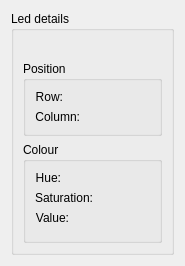
<?xml version="1.0" encoding="UTF-8"?>
<ui version="4.0">
 <class>LedDetailsWidget</class>
 <widget class="QWidget" name="LedDetailsWidget">
  <property name="geometry">
   <rect>
    <x>0</x>
    <y>0</y>
    <width>185</width>
    <height>266</height>
   </rect>
  </property>
  <property name="sizePolicy">
   <sizepolicy hsizetype="Preferred" vsizetype="Fixed">
    <horstretch>0</horstretch>
    <verstretch>0</verstretch>
   </sizepolicy>
  </property>
  <property name="minimumSize">
   <size>
    <width>185</width>
    <height>266</height>
   </size>
  </property>
  <property name="maximumSize">
   <size>
    <width>185</width>
    <height>266</height>
   </size>
  </property>
  <property name="windowTitle">
   <string>Form</string>
  </property>
  <layout class="QHBoxLayout" name="horizontalLayout">
   <item>
    <widget class="QGroupBox" name="groupBox">
     <property name="title">
      <string>Led details</string>
     </property>
     <layout class="QVBoxLayout" name="verticalLayout">
      <item>
       <widget class="QLabel" name="ledNumber">
        <property name="text">
         <string/>
        </property>
       </widget>
      </item>
      <item>
       <widget class="QGroupBox" name="positionGroupBox">
        <property name="minimumSize">
         <size>
          <width>0</width>
          <height>0</height>
         </size>
        </property>
        <property name="maximumSize">
         <size>
          <width>16777215</width>
          <height>16777215</height>
         </size>
        </property>
        <property name="title">
         <string>Position</string>
        </property>
        <layout class="QFormLayout" name="formLayout_2">
         <property name="fieldGrowthPolicy">
          <enum>QFormLayout::FieldsStayAtSizeHint</enum>
         </property>
         <item row="0" column="0">
          <widget class="QLabel" name="label_7">
           <property name="text">
            <string>Row:</string>
           </property>
           <property name="alignment">
            <set>Qt::AlignRight|Qt::AlignTrailing|Qt::AlignVCenter</set>
           </property>
          </widget>
         </item>
         <item row="0" column="1">
          <widget class="QLabel" name="ledRow">
           <property name="text">
            <string/>
           </property>
          </widget>
         </item>
         <item row="1" column="1">
          <widget class="QLabel" name="ledColumn">
           <property name="text">
            <string/>
           </property>
          </widget>
         </item>
         <item row="1" column="0">
          <widget class="QLabel" name="label_8">
           <property name="text">
            <string>Column:</string>
           </property>
           <property name="alignment">
            <set>Qt::AlignRight|Qt::AlignTrailing|Qt::AlignVCenter</set>
           </property>
          </widget>
         </item>
        </layout>
       </widget>
      </item>
      <item>
       <widget class="QGroupBox" name="colourGroupBox">
        <property name="minimumSize">
         <size>
          <width>113</width>
          <height>101</height>
         </size>
        </property>
        <property name="maximumSize">
         <size>
          <width>16777215</width>
          <height>101</height>
         </size>
        </property>
        <property name="title">
         <string>Colour</string>
        </property>
        <layout class="QFormLayout" name="formLayout">
         <item row="0" column="0">
          <widget class="QLabel" name="label_4">
           <property name="text">
            <string>Hue:</string>
           </property>
           <property name="alignment">
            <set>Qt::AlignRight|Qt::AlignTrailing|Qt::AlignVCenter</set>
           </property>
          </widget>
         </item>
         <item row="0" column="1">
          <widget class="QLabel" name="ledHue">
           <property name="text">
            <string/>
           </property>
          </widget>
         </item>
         <item row="1" column="1">
          <widget class="QLabel" name="ledSaturation">
           <property name="text">
            <string/>
           </property>
          </widget>
         </item>
         <item row="2" column="0">
          <widget class="QLabel" name="label_6">
           <property name="text">
            <string>Value:</string>
           </property>
           <property name="alignment">
            <set>Qt::AlignRight|Qt::AlignTrailing|Qt::AlignVCenter</set>
           </property>
          </widget>
         </item>
         <item row="2" column="1">
          <widget class="QLabel" name="ledValue">
           <property name="text">
            <string/>
           </property>
          </widget>
         </item>
         <item row="1" column="0">
          <widget class="QLabel" name="label_5">
           <property name="text">
            <string>Saturation:</string>
           </property>
           <property name="alignment">
            <set>Qt::AlignRight|Qt::AlignTrailing|Qt::AlignVCenter</set>
           </property>
          </widget>
         </item>
        </layout>
       </widget>
      </item>
     </layout>
     <zorder>ledNumber</zorder>
     <zorder>colourGroupBox</zorder>
     <zorder>positionGroupBox</zorder>
    </widget>
   </item>
  </layout>
 </widget>
 <resources/>
 <connections/>
</ui>
